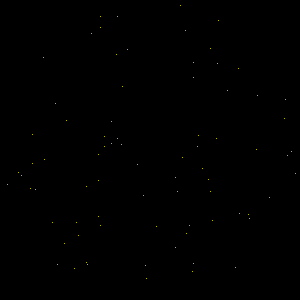
Frame 1 (no input)
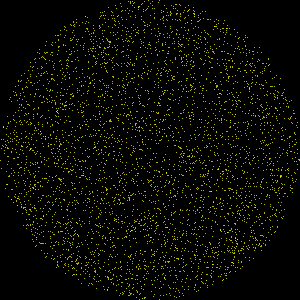
Frame 60 (the mouse pressed at the canvas centre just before this capture)
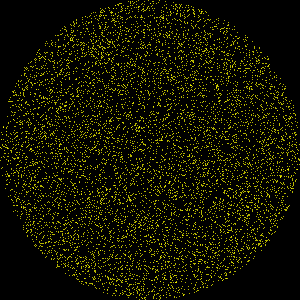
Frame 120 (the mouse held since frame 60 and released just before this capture)

The Processing sketch that drew these frames (run headless with seeded random() and noise(); from frame 60 on, the mouse is pressed at the canvas centre):

// Processing sketch: ex07_06
// ── ex07_06.pde
// 랜덤한 위치에 점 100개를 찍어 원 모양 그리기

void setup() {
  size(300, 300);
  background(0);
}

void draw() {  
  for (int i = 0; i < 100; i++) {
    float x = random(width);
    float y = random(height);
    float r = dist(width/2, height/2, x, y);
    if (r < width/2) {
      stroke(255, 255, 0);
      point(x, y);
    }
  }
}
